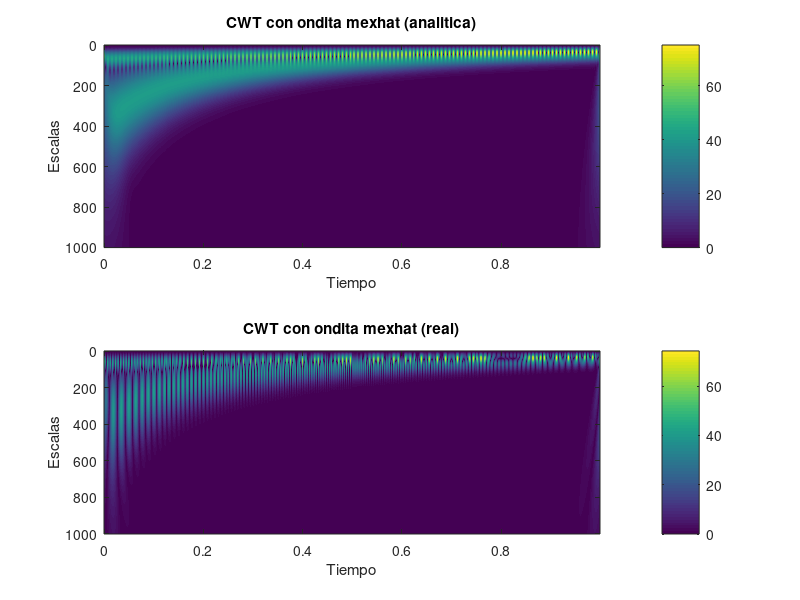

Here is the MATLAB script that generated this plot:
addpath('../Funciones');
%Mexhat
% Parámetros de muestreo
Fs = 1000;             % Frecuencia de muestreo
Ts = 1/Fs;             % Periodo de muestreo
t = 0:Ts:1-Ts;             % Vector de tiempo
N = length(t);
f = -Fs/2:Fs/N: Fs/2-Fs/N; %Vector de frecuencias 

% Señal de prueba
% x = cos(2*pi*100*t);     % Ejemplo de señal senoidal
x1 = cos(2*pi*25*t + 2*pi*100*t.^2);
x2 = cos(2*pi*150*t + 2*pi*100*t.^2);
% 
x = x1 + x2;

% Parámetros de la wavelet sombrero mexicano
sigma = 1000;           % Parámetro de escala de la Gaussiana

% FFT de la señal
x_f = fftshift(fft(x));

% Definir las escalas (puedes ajustar los valores de escala)
scales = linspace(0,1,N);
% Inicializar la matriz de CWT
CWT = zeros(length(scales),length(x));

% Realizar la CWT en el dominio de la frecuencia

for k = 1:length(scales)
%     scale = scales(k);
    % Redefinir la variable de tiempo para la escala actual
%     t_scaled = (t-t(k)) / scale;
%     f_scaled = f*scale;
    % Definir la wavelet sombrero mexicano escalada
%     gauss = exp(-sigma*(t_scaled.^2)); 
%     mex = (-2*sigma*(2*sigma*t_scaled.^2-1) .* gauss)/(2*sigma);

    %mex_f = fftshift(fft(mex)); 
    mex_f = (2*pi^2*(f*scales(k)).^2)*sqrt(pi/sigma).*exp((-pi^2*(f*scales(k)).^2)/(sigma));
    % Multiplicación en frecuencia (señal * conj(wavelet escalada))
    X_wav_f = x_f .* conj(mex_f);

    % Inversa de Fourier para obtener la CWT en el dominio del tiempo
    CWT(k, :) = ifft(X_wav_f);
end

% Graficar la CWT


% Inicializar la matriz de CWT
CWT_analitica = zeros(length(scales),length(x));

% Realizar la CWT en el dominio de la frecuencia

for k = 1:length(scales)
    %length(scales)

    % Redefinir la variable de tiempo para la escala actual

    % Definir la wavelet sombrero mexicano escalada
    %gauss = exp(-sigma*t_scaled.^2); 
    %mex_analitica = (-2*sigma*(2*sigma*t_scaled.^2-1) .* gauss)/(2*sigma);
    % FFT de la wavelet escalada
    %Mex_f_analitica = fftshift(fft(mex_analitica));
    Mex_f_analitica = (2*pi^2*(f*scales(k)).^2)*sqrt(pi/sigma).*exp((-pi^2*(f*scales(k)).^2)/(sigma));
    Mex_f_analitica(f < 0) = 0;  % Poner 0 donde f es negativo
    Mex_f_analitica(f > 0) = 2*Mex_f_analitica(f > 0);
    X_wav_f_analitica = x_f .* conj(Mex_f_analitica);

    % Inversa de Fourier para obtener la CWT en el dominio del tiempo
    CWT_analitica(k, :) = ifft(X_wav_f_analitica);
end

%Graficar la CWT
figure;
subplot(211);
imagesc(t, linspace(0,N),abs(CWT_analitica));  % Graficar la magnitud de la CWT
xlabel('Tiempo');
ylabel('Escalas');
title('CWT con ondita mexhat (analitica)');
colorbar;
subplot(212);
imagesc(t, linspace(0, N), abs(CWT));  % Graficar la magnitud de la CWT
xlabel('Tiempo');
ylabel('Escalas');
title('CWT con ondita mexhat (real)');
colorbar;
